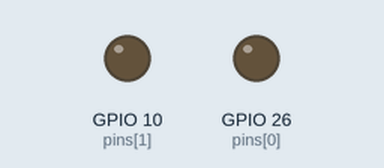
Simulated run of this program. Board: Raspberry Pi (BCM pin numbers). Parts: output pins drawn as LEDs (lit = HIGH). The clock reads 2024-03-15 10:24:30 at power-on unless the program sets it. At 3.0 s the program stops and its outputs stay as they are.

Above: at 0.1 s.
At 2.1 s:
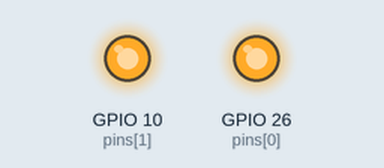
Timing chart, 0 to 4.5 s (numbered marks = the images above):
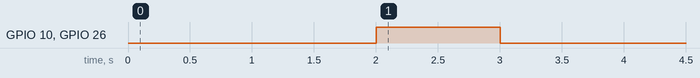

The program:

led.py
```python
"""This module builds an object containing multiple LEDs

The led bank allows the user to enter a list of GPIO pins,
set the pin numbering mode, and warnings flag.
By default pins are initially set off (GPIO.LOW) but a
'on' or 'off' argument can be passed on command line to
modify the initial setting.
on/off methods can turn the list of leds on/off (LOW or HIGH).

"""
import RPi.GPIO as GPIO
import logging

class ledbank:
    """
    A class for the led bank

    ...

    Attributes
    ----------
    pins : int (list)
        a list of integers representing the pins
    mode : str
        the pin mode. BCM (GPIO Broadcom convention)
                      BOARD (1-40 board convention)
        if BCM or BOARD is not entered the program exits
    warnings : bool
        can set warnings false to avoid extra output
    startas : str
        initial setting for led. Can be on or off

    Methods
    -------
    on
        Turns the list of leds on (GPIO.HIGH)
    off
        Turns the list of leds off (GPIO.LOW)
    """

    def __init__(self, pinlist, mode='BCM', startas="OFF", warnings=False):
        """
        Parameters
        pins : int (list)
            a list of integers representing the pins
        mode : str
            the pin mode. BCM (GPIO Broadcom convention)
                        BOARD (1-40 board convention)
            if BCM or BOARD is not entered the program exits
        warnings : bool
            can set warnings false to avoid extra output
        startas : str
            initial setting for led. Can be on or off
        """

        self.pins = [int(pin) for pin in pinlist] # Make sure pins are int using list comprehension
        if mode.upper() == 'BCM':
            GPIO.setmode(GPIO.BCM)  # BCM=GPIO (Broadcom)
        elif mode.upper() == 'BOARD':
            GPIO.setmode(GPIO.BOARD)  #BOARD=1-40 board numbering
        else:
            logging.info("invalid mode")
            exit()
        if type(warnings) == bool:
            GPIO.setwarnings(False)
        else:
            logging.info("invalid warning setting")
            exit()
        if startas.upper() == "OFF":
            for pin in self.pins:
                GPIO.setup(pin, GPIO.OUT, initial=GPIO.LOW)
        elif startas.upper() == "ON":
            for pin in self.pins:
                GPIO.setup(pin, GPIO.OUT, initial=GPIO.HIGH)
        else:
            logging.info("invalid initial setting")
            exit()

    def on(self):
        """ Turns leds on with GPIO.HIGH"""

        for pin in self.pins:
            GPIO.output(pin, GPIO.HIGH)

    def off(self):
        """ Turns leds off with GPIO.LOW"""

        for pin in self.pins:
            GPIO.output(pin, GPIO.LOW)

    def cleanupGPIO(self):
        """ Clean up GPIO on exiting. Set pins back to input mode"""

        GPIO.cleanup()


if __name__ == "__main__":
    from time import sleep
    logging.basicConfig(level=logging.DEBUG)
    pins = [26, 10]
    led = ledbank(pins, mode="BCM", startas="OFF")
    sleep(2)
    led.on()
    sleep(1)
    led.off()
```

Measured:
- by itself, GPIO 10 (pins[1]), GPIO 26 (pins[0]): LOW → HIGH at 2.0 s, → LOW 1.0 s later
